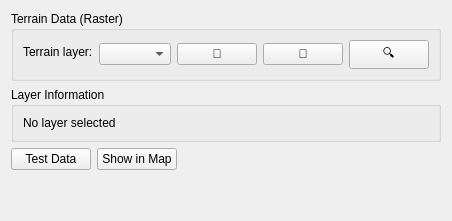
     <widget class="QWidget" name="tab_terrain">
      <attribute name="title">
       <string>1. Terrain</string>
      </attribute>
      <layout class="QVBoxLayout" name="verticalLayout_2">
       <item>
        <widget class="QGroupBox" name="groupBox">
         <property name="title">
          <string>Terrain Data (Raster)</string>
         </property>
         <layout class="QFormLayout" name="formLayout">
          <item row="0" column="0">
           <widget class="QLabel" name="label">
            <property name="text">
             <string>Terrain layer:</string>
            </property>
           </widget>
          </item>
          <item row="0" column="1">
           <layout class="QHBoxLayout" name="horizontalLayout_2">
            <item>
             <widget class="QComboBox" name="combo_terrain"/>
            </item>
            <item>
             <widget class="QPushButton" name="btn_refresh_layers">
              <property name="toolTip">
               <string>Refresh layer list</string>
              </property>
              <property name="text">
               <string>🔄</string>
              </property>
             </widget>
            </item>
            <item>
             <widget class="QPushButton" name="btn_load_raster">
              <property name="toolTip">
               <string>Load raster from file</string>
              </property>
              <property name="text">
               <string>📁</string>
              </property>
             </widget>
            </item>
            <item>
             <widget class="QPushButton" name="btn_zoom_terrain">
              <property name="toolTip">
               <string>Zoom to layer</string>
              </property>
              <property name="text">
               <string>🔍</string>
              </property>
             </widget>
            </item>
           </layout>
          </item>
         </layout>
        </widget>
       </item>
       <item>
        <widget class="QGroupBox" name="groupBox_2">
         <property name="title">
          <string>Layer Information</string>
         </property>
         <layout class="QVBoxLayout" name="verticalLayout_3">
          <item>
           <widget class="QLabel" name="lbl_terrain_info">
            <property name="text">
             <string>No layer selected</string>
            </property>
            <property name="textFormat">
             <enum>Qt::RichText</enum>
            </property>
            <property name="wordWrap">
             <bool>true</bool>
            </property>
           </widget>
          </item>
         </layout>
        </widget>
       </item>
       <item>
        <layout class="QHBoxLayout" name="horizontalLayout_3">
         <item>
          <widget class="QPushButton" name="btn_test_terrain">
           <property name="text">
            <string>Test Data</string>
           </property>
          </widget>
         </item>
         <item>
          <widget class="QPushButton" name="btn_show_in_map">
           <property name="text">
            <string>Show in Map</string>
           </property>
          </widget>
         </item>
         <item>
          <spacer name="horizontalSpacer_2">
           <property name="orientation">
            <enum>Qt::Horizontal</enum>
           </property>
           <property name="sizeHint" stdset="0">
            <size>
             <width>40</width>
             <height>20</height>
            </size>
           </property>
          </spacer>
         </item>
        </layout>
       </item>
       <item>
        <spacer name="verticalSpacer">
         <property name="orientation">
          <enum>Qt::Vertical</enum>
         </property>
         <property name="sizeHint" stdset="0">
          <size>
           <width>20</width>
           <height>40</height>
          </size>
         </property>
        </spacer>
       </item>
      </layout>
     </widget>
